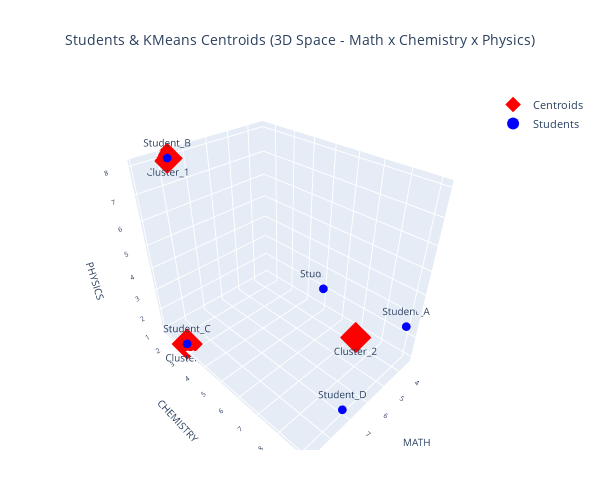

The notebook cell saved with this chart:
### Code cell
# we can plot and see the observations and centroids better using a 3D graph, as below:

import plotly.graph_objects as go
fig = go.Figure()

# ---------- 1. Centroids scatter ----------
fig.add_trace(go.Scatter3d(
    x=kmeans_clusters_centroids["MATH"],
    y=kmeans_clusters_centroids["CHEMISTRY"],
    z=kmeans_clusters_centroids["PHYSICS"],
    mode='markers+text',
    text=kmeans_clusters_centroids["CLUSTER_INDICATOR_KMEANS"],
    textposition='bottom center',
    textfont=dict(size=10),
    name="Centroids",
    marker=dict(size=8, color="red", symbol="diamond")
))

# ---------- 2. Students scatter ----------
fig.add_trace(go.Scatter3d(
    x=entrance_exam_data["MATH"],
    y=entrance_exam_data["CHEMISTRY"],
    z=entrance_exam_data["PHYSICS"],
    mode='markers+text',
    text=entrance_exam_data["STUDENT"],
    textposition='top center',
    textfont=dict(size=10),
    name="Students",
    marker=dict(size=3, color="blue")
))

# ---------- Layout ----------
fig.update_layout(
    title={
        'text': "Students & KMeans Centroids (3D Space - Math x Chemistry x Physics)",
        'x': 0.5,
        'xanchor': 'center',
        'font': dict(size=14),
        'pad': dict(t=0, b=0)
    },
    legend=dict(
        itemsizing='constant',  # keeps markers same size as in plot
        font=dict(size=11),     # legend text size
    ),
    scene=dict(
        xaxis=dict(title=dict(text="MATH",font=dict(size=10)),tickfont=dict(size=9)),
        yaxis=dict(title=dict(text="CHEMISTRY",font=dict(size=10)),tickfont=dict(size=9)),
        zaxis=dict(title=dict(text="PHYSICS",font=dict(size=10)),tickfont=dict(size=9))
    ),
    width=600,
    height=500,
    margin=dict(
        l=80,
        r=80,
        t=90,
        b=50
    )
)

# ---------- Save ----------
fig.write_html('students_and_centroids_3d.html')
fig.show()

### Figure 1 — Plotly figure (JSON) as saved in the notebook; plotly's stock layout.template omitted (floating-point values rounded to 4 significant figures)
{"data": [{"marker": {"color": "red", "size": 8, "symbol": "diamond"}, "mode": "markers+text", "name": "Centroids", "text": ["Cluster_0", "Cluster_1", "Cluster_2"], "textfont": {"size": 10}, "textposition": "bottom center", "type": "scatter3d", "x": [8.9, 7.8, 4.7], "y": [2.7, 1.5, 7.7], "z": [1.0, 8.0, 1.9]}, {"marker": {"color": "blue", "size": 3}, "mode": "markers+text", "name": "Students", "text": ["Student_A", "Student_B", "Student_C", "Student_D", "Student_E"], "textfont": {"size": 10}, "textposition": "top center", "type": "scatter3d", "x": [3.7, 7.8, 8.9, 7.0, 3.4], "y": [9.1, 1.5, 2.7, 9.0, 5.0], "z": [2.7, 8.0, 1.0, 1.0, 2.0]}], "layout": {"height": 500, "legend": {"font": {"size": 11}, "itemsizing": "constant"}, "margin": {"b": 50, "l": 80, "r": 80, "t": 90}, "scene": {"xaxis": {"tickfont": {"size": 9}, "title": {"font": {"size": 10}, "text": "MATH"}}, "yaxis": {"tickfont": {"size": 9}, "title": {"font": {"size": 10}, "text": "CHEMISTRY"}}, "zaxis": {"tickfont": {"size": 9}, "title": {"font": {"size": 10}, "text": "PHYSICS"}}}, "title": {"font": {"size": 14}, "pad": {"b": 0, "t": 0}, "text": "Students & KMeans Centroids (3D Space - Math x Chemistry x Physics)", "x": 0.5, "xanchor": "center"}, "width": 600}}
